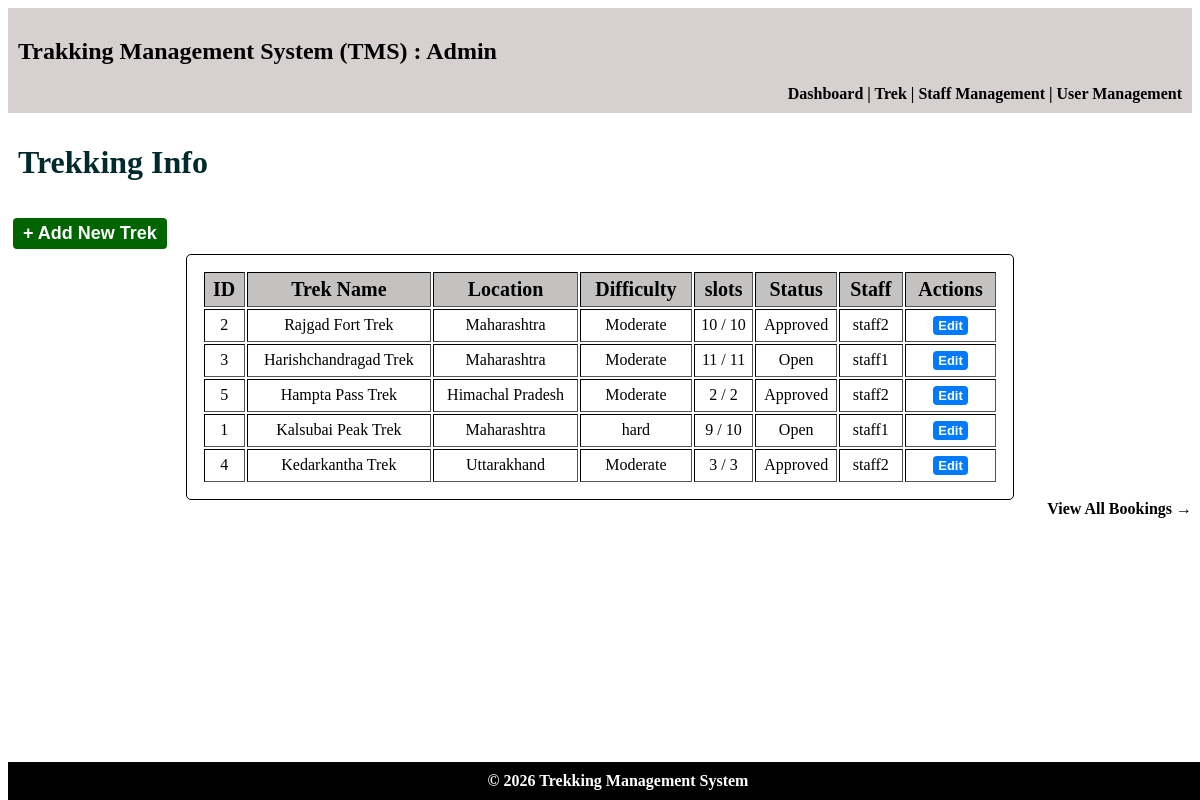
The page /admin/treks on the database its author committed.
### models.py (models this page shows)
class Treks(db.Model):
    __tablename__ = "treks"
    trek_id = db.Column(db.Integer,primary_key=True)
    trek_name = db.Column(db.String, nullable=False)
    location = db.Column(db.String, nullable=False)
    duration_days = db.Column(db.Integer,nullable=False)
    total_slots = db.Column(db.Integer,nullable=False)
    avail_slots = db.Column(db.Integer,nullable=False)
    staff_id = db.Column(db.Integer,db.ForeignKey("staff_profiles.staff_id"),nullable=True)
    difficulty = db.Column(db.Integer,nullable=False, default=0)    # 0 = Easy, 1 = Moderate, 2 = Hard
    trek_status = db.Column(db.Integer,nullable=False,default=0)    # 0 = Pending, 1 = Approved, 2 = Open, 3 = Closed, 4 = Completed
    start_date = db.Column(db.Date,nullable=False)
    end_date = db.Column(db.Date, nullable=False)
    description = db.Column(db.String,nullable=False)
    bookings = db.relationship(
        "Bookings",
        cascade="all, delete",
        backref="treks"
    )

class Staff_Profiles(db.Model):
    __tablename__ = "staff_profiles"
    staff_id = db.Column(db.Integer,db.ForeignKey("users.id"), primary_key=True)
    name = db.Column(db.String, nullable=False)
    phone = db.Column(db.String, nullable=False)
    experience = db.Column(db.Integer, nullable=False)
    address = db.Column(db.String, nullable=False)
    emergency_contact = db.Column(db.String, nullable=False)
    status = db.Column(db.Integer,nullable=False,default=0)     # 0 = Registered, 1 = Blacklisted, 2 = Approved
    treks = db.relationship("Treks",cascade="all, delete", backref="staff_profiles")

### controller.py (the view)
@app.route("/admin/treks")
def admin_treks():
    recent_treks = db.session.query(Treks).order_by(Treks.start_date.desc()).limit(5).all()
    return render_template("admin_treks.html",treks=recent_treks)

### templates/admin_treks.html (shortened to what this page needs)
<!DOCTYPE html>
<html lang="en">
<head>
    <link rel="stylesheet" href="/static/main.css">
</head>
<body>
    <header>
        <h2>Trakking Management System (TMS) : Admin</h2>
        <nav>
            <a href="{{ url_for('admin_dashboard') }}"> Dashboard </a>|
            <a href="{{ url_for('admin_treks') }}"> Trek </a>|
            <a href="{{ url_for('admin_staff') }}"> Staff Management </a>|
            <a href="{{ url_for('admin_user') }}"> User Management </a>
        </nav>
    </header>
    <main>
        <h1>Trekking Info</h1>
        <a href="{{ url_for('add_trek') }}" class="btn-link btn-big">+ Add New Trek</a>
        <table class="normal" border="1">
            <tr><th>ID</th>     <th>Trek Name</th>   <th>Location</th>   <th>Difficulty</th>        <th>slots</th>  <th>Status</th>  <th>Staff</th> <th>Actions</th></tr>
            {% for trek in treks %}
            <tr><td>{{ trek.trek_id }}</td>
                <td>{{ trek.trek_name }}</td>
                <td>{{ trek.location }}</td>
                <td>{% if trek.difficulty == 0 %} Easy {% elif trek.difficulty == 1 %} Moderate {% else %} hard {% endif %}</td>
                <td>{{ trek.avail_slots }} / {{ trek.total_slots }}</td>
                <td>
                    {% if trek.trek_status == 0 %}
                        Pending
                    {% elif trek.trek_status == 1 %}
                        Approved
                    {% elif trek.trek_status == 2 %}
                        Open
                    {% elif trek.trek_status == 3 %}
                        Closed
                    {% elif trek.trek_status == 4 %}
                        Completed
                    {% endif %}
                </td>
                <td>
                {% if trek.staff_profiles %}
                    {{ trek.staff_profiles.name }}
                {% else %}
                    Not Assigned
                {% endif %}
                </td>
                <td><a href="{{ url_for('edit_trek', trek_id=trek.trek_id) }}" class="btn-link">Edit</a>
                </td>
            {% else %}
            <tr>
                <td colspan="8">No treks available</td>
            </tr>
            {% endfor %}
        </table>
        <nav>
                <a href="{{ url_for('admin_bookings') }}"> View All Bookings → </a>
        </nav>
    </main>
    <footer>© 2026 Trekking Management System</footer>
</body>
</html>

### static/main.css (style rules this page uses)
body { padding-bottom: 50px; }
footer { background:black; color:white; text-align:center; font-weight:bold; padding:10px; bottom: 0; position: fixed; width: 100%; }
header { background:rgb(214, 208, 208); text-align: justify; padding:10px; }
table th { background: rgb(196, 193, 193); font-size: 20px; padding: 5px; }
.normal { text-align: center; padding: 15px; margin:auto; width:70%; border: 1px solid black; border-radius: 5px; }
nav { text-align: right; font-weight: bold; }
nav a { color: black; text-decoration: none; }
h1 { padding: 10px; color: rgb(1, 42, 45); }
.btn-link { display: inline-block; padding: 2px 5px; text-decoration: none; font-family: sans-serif; font-weight: bold; font-size: small; background-color: #007bff; color: #ffffff; border-radius: 4px; transition: background-color 0.2s ease; cursor: pointer; margin: 5px; }
.btn-big { background-color: darkgreen; color: #ffffff; font-size:large; border-radius: 4px; padding: 5px 10px; }

### rows shown on the page
Treks: trek_id "2", trek_name "Rajgad Fort Trek", location "Maharashtra", difficulty "Moderate", avail_slots "10", total_slots "10", trek_status "Approved", staff_profiles.name "staff2"
Treks: trek_id "3", trek_name "Harishchandragad Trek", location "Maharashtra", difficulty "Moderate", avail_slots "11", total_slots "11", trek_status "Open", staff_profiles.name "staff1"
Treks: trek_id "5", trek_name "Hampta Pass Trek", location "Himachal Pradesh", difficulty "Moderate", avail_slots "2", total_slots "2", trek_status "Approved", staff_profiles.name "staff2"
Treks: trek_id "1", trek_name "Kalsubai Peak Trek", location "Maharashtra", difficulty "hard", avail_slots "9", total_slots "10", trek_status "Open", staff_profiles.name "staff1"
Treks: trek_id "4", trek_name "Kedarkantha Trek", location "Uttarakhand", difficulty "Moderate", avail_slots "3", total_slots "3", trek_status "Approved", staff_profiles.name "staff2"
